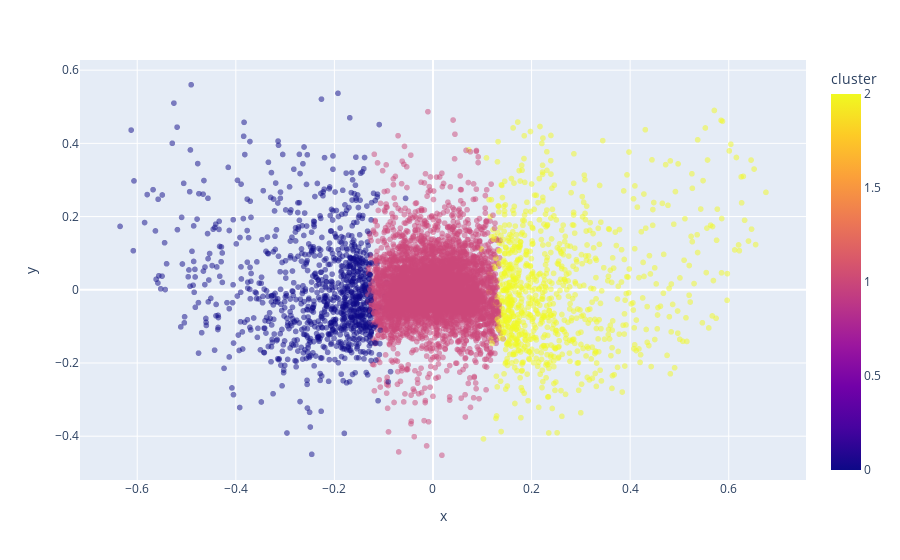

The notebook cell saved with this chart:
### Code cell
px.scatter(proj, x='x',y='y', hover_data=['index'], color='cluster', opacity=0.5)

### Figure 1 — Plotly figure (JSON) as saved in the notebook; plotly's stock layout.template omitted (floating-point values rounded to 4 significant figures; data arrays with more than 128 entries replaced by an {"elided": "..."} marker saying what was removed)
{"data": [{"customdata": {"elided": "10000x1 int values"}, "hoverlabel": {"namelength": 0}, "hovertemplate": "x=%{x}<br>y=%{y}<br>index=%{customdata[0]}<br>cluster=%{marker.color}", "legendgroup": "", "marker": {"color": {"elided": "10000 int values"}, "coloraxis": "coloraxis", "opacity": 0.5, "symbol": "circle"}, "mode": "markers", "name": "", "showlegend": false, "type": "scattergl", "x": {"elided": "10000 float values"}, "xaxis": "x", "y": {"elided": "10000 float values"}, "yaxis": "y"}], "layout": {"autosize": true, "coloraxis": {"colorbar": {"title": {"text": "cluster"}}, "colorscale": [[0, "#0d0887"], [0.1111, "#46039f"], [0.2222, "#7201a8"], [0.3333, "#9c179e"], [0.4444, "#bd3786"], [0.5556, "#d8576b"], [0.6667, "#ed7953"], [0.7778, "#fb9f3a"], [0.8889, "#fdca26"], [1, "#f0f921"]]}, "legend": {"tracegroupgap": 0}, "margin": {"t": 60}, "xaxis": {"anchor": "y", "autorange": true, "domain": [0, 1], "range": [-0.7116, 0.7522], "title": {"text": "x"}, "type": "linear"}, "yaxis": {"anchor": "x", "autorange": true, "domain": [0, 1], "range": [-0.5238, 0.6319], "title": {"text": "y"}, "type": "linear"}}}
